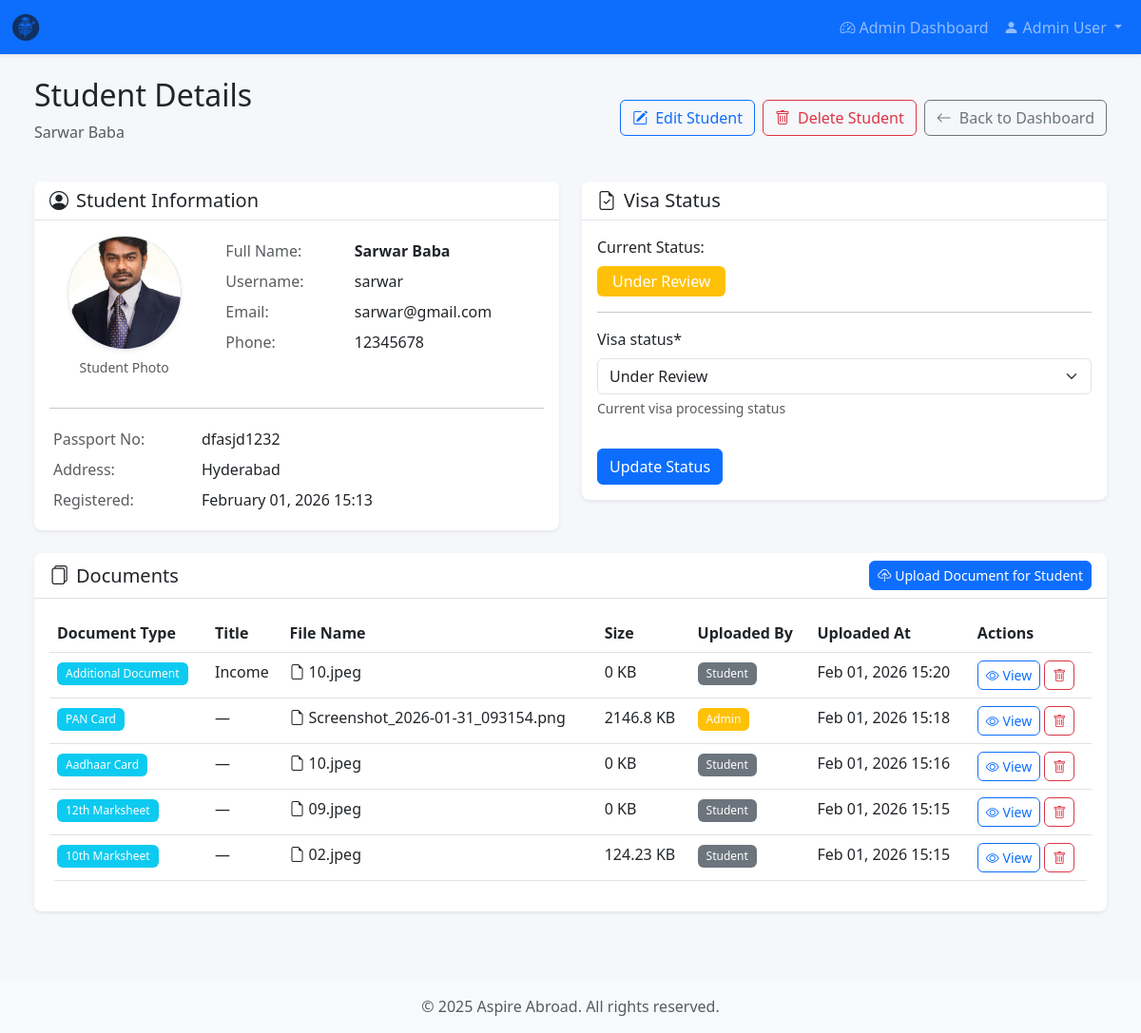
Page /students/admin/student/1/ (signed in) on the earlier database version.
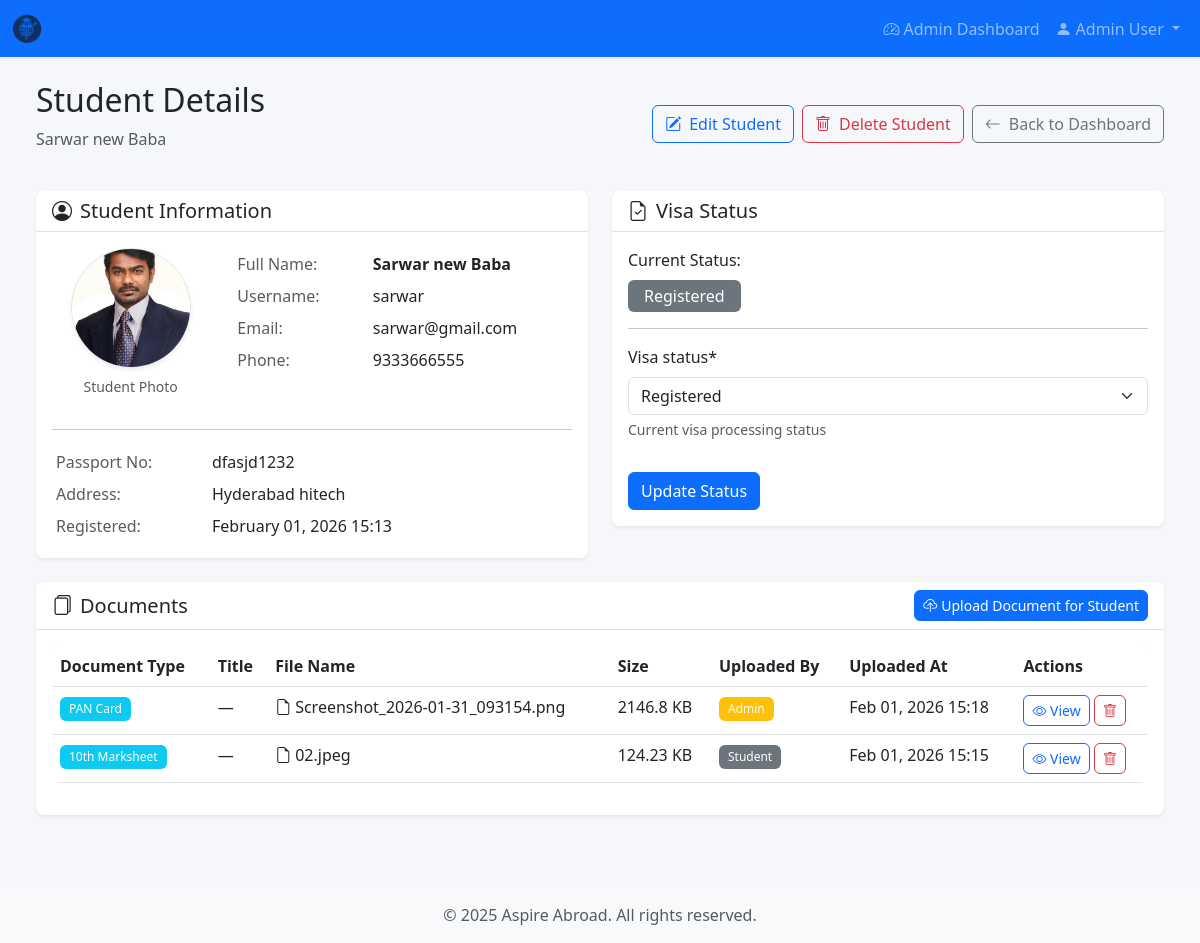
Same page on the later database version.
### accounts/models.py (models this page shows, shortened)
class User(AbstractUser):
    ROLE_CHOICES = [
        ('STUDENT', 'Student'),
        ('ADMIN', 'Admin'),
    ]
    role = models.CharField(
        max_length=10,
        choices=ROLE_CHOICES,
        default='STUDENT',
        help_text='User role: Student or Admin'
    )
    phone_number = models.CharField(
        max_length=15,
        blank=True,
        null=True,
        help_text='Contact phone number'
    )
    created_at = models.DateTimeField(auto_now_add=True)
    updated_at = models.DateTimeField(auto_now=True)
    objects = CustomUserManager()
    class Meta:
        verbose_name = 'User'
        verbose_name_plural = 'Users'
        ordering = ['-created_at']
    def is_admin(self):
        return self.role == 'ADMIN'

### students/models.py (models this page shows, shortened)
class StudentProfile(models.Model):
    STATUS_CHOICES = [
        ('REGISTERED', 'Registered'),
        ('DOCUMENTS_SUBMITTED', 'Documents Submitted'),
        ('UNDER_REVIEW', 'Under Review'),
        ('APPROVED', 'Approved'),
        ('REJECTED', 'Rejected'),
    ]
    user = models.OneToOneField(
        settings.AUTH_USER_MODEL,
        on_delete=models.CASCADE,
        related_name='student_profile'
    )
    photo = models.ImageField(
        upload_to=student_photo_path,
        blank=True,
        null=True,
        help_text='Student passport-size photo'
    )
    passport_number = models.CharField(
        max_length=20,
        unique=True,
        blank=True,
        null=True,
        help_text='Passport number (unique identifier)'
    )
    address = models.TextField(
        blank=True,
        null=True,
        help_text='Complete residential address'
    )
    created_at = models.DateTimeField(auto_now_add=True)
    updated_at = models.DateTimeField(auto_now=True)
    visa_status = models.CharField(
        max_length=20,
        choices=STATUS_CHOICES,
        default='REGISTERED',
        help_text='Current visa processing status'
    )
    class Meta:
        verbose_name = 'Student Profile'
        verbose_name_plural = 'Student Profiles'
        ordering = ['-created_at']
    def get_status_display_class(self):
        status_classes = {
            'REGISTERED': 'secondary',
            'DOCUMENTS_SUBMITTED': 'info',
            'UNDER_REVIEW': 'warning',
            'APPROVED': 'success',
            'REJECTED': 'danger',
        }
        return status_classes.get(self.visa_status, 'secondary')

### documents/models.py (models this page shows, shortened)
class Document(models.Model):
    DOCUMENT_TYPE_CHOICES = [
        ('10TH_MARKSHEET', '10th Marksheet'),
        ('12TH_MARKSHEET', '12th Marksheet'),
        ('AADHAAR', 'Aadhaar Card'),
        ('PAN', 'PAN Card'),
        ('ADDITIONAL', 'Additional Document'),
    ]
    student = models.ForeignKey(
        settings.AUTH_USER_MODEL,
        on_delete=models.CASCADE,
        related_name='documents'
    )
    document_type = models.CharField(
        max_length=20,
        choices=DOCUMENT_TYPE_CHOICES,
        help_text='Type of document'
    )
    file = models.FileField(
        upload_to=document_upload_path,
        help_text='Upload document file'
    )
    title = models.CharField(
        max_length=255,
        blank=True,
        help_text='Optional title for the document'
    )
    uploaded_by = models.ForeignKey(
        settings.AUTH_USER_MODEL,
        on_delete=models.SET_NULL,
        null=True,
        related_name='uploaded_documents',
        help_text='User who uploaded this document'
    )
    uploaded_at = models.DateTimeField(auto_now_add=True)
    updated_at = models.DateTimeField(auto_now=True)
    class Meta:
        verbose_name = 'Document'
        verbose_name_plural = 'Documents'
        ordering = ['-uploaded_at']
        unique_together = [['student', 'document_type', 'title']]
    def filename(self):
        return os.path.basename(self.file.name)
    def file_size(self):
        try:
            size = self.file.size
            return round(size / 1024, 2)  # Convert to KB
        except:
            return 0
    def is_uploaded_by_admin(self):
        return self.uploaded_by and self.uploaded_by.is_admin()

### students/views.py (the view)
# urls.py: path('admin/student/<int:student_id>/', views.student_detail, name='student_detail'),
@login_required
@user_passes_test(is_admin)
def student_detail(request, student_id):
    student = get_object_or_404(StudentProfile, id=student_id)
    documents = Document.objects.filter(student=student.user).order_by('-uploaded_at')
    if request.method == 'POST' and 'update_status' in request.POST:
        status_form = VisaStatusUpdateForm(request.POST, instance=student)
        if status_form.is_valid():
            status_form.save()
            messages.success(request, f'Visa status updated to {student.get_visa_status_display()}')
            return redirect('students:student_detail', student_id=student_id)
    else:
        status_form = VisaStatusUpdateForm(instance=student)
    context = {
        'student': student,
        'documents': documents,
        'status_form': status_form,
    }
    return render(request, 'students/student_detail.html', context)

### templates/students/student_detail.html (shortened to what this page needs)
{% extends 'base.html' %}
{% load crispy_forms_tags %}
{% block content %}
<div class="container-fluid px-4">
    <div class="d-flex justify-content-between align-items-center mb-4">
        <div>
            <h2>Student Details</h2>
            <p class="text-muted">{{ student.user.get_full_name|default:student.user.username }}</p>
        </div>
        <div class="d-flex gap-2">
            <a href="{% url 'students:admin_student_edit' student.id %}" class="btn btn-outline-primary">
                <i class="bi bi-pencil-square me-2"></i>Edit Student
            </a>
            <a href="{% url 'students:admin_student_delete' student.id %}" class="btn btn-outline-danger">
                <i class="bi bi-trash me-2"></i>Delete Student
            </a>
            <a href="{% url 'students:admin_dashboard' %}" class="btn btn-outline-secondary">
                <i class="bi bi-arrow-left me-2"></i>Back to Dashboard
            </a>
        </div>
    </div>
    <div class="row">
        <div class="col-md-6 mb-4">
            <div class="card shadow-sm border-0">
                <div class="card-header bg-white border-bottom">
                    <h5 class="mb-0">
                        <i class="bi bi-person-circle me-2"></i>Student Information
                    </h5>
                </div>
                <div class="card-body">
                    <div class="row">
                        <div class="col-4 text-center mb-3">
                            {% if student.photo %}
                            <img src="{{ student.photo.url }}" alt="Student Photo"
                                 class="rounded-circle border shadow-sm"
                                 style="width: 120px; height: 120px; object-fit: cover;">
                            {% else %}
                            <div class="rounded-circle bg-light d-inline-flex align-items-center justify-content-center border"
                                 style="width: 120px; height: 120px;">
                                <i class="bi bi-person-fill text-secondary" style="font-size: 3.5rem;"></i>
                            </div>
                            {% endif %}
                            <p class="small text-muted mt-2 mb-0">Student Photo</p>
                        </div>
                        <div class="col-8">
                            <table class="table table-borderless table-sm mb-0">
                                <tr>
                                    <td class="text-muted" style="width: 40%;">Full Name:</td>
                                    <td class="fw-semibold">{{ student.user.get_full_name|default:"Not provided" }}</td>
                                </tr>
                                <tr>
                                    <td class="text-muted">Username:</td>
                                    <td>{{ student.user.username }}</td>
                                </tr>
                                <tr>
                                    <td class="text-muted">Email:</td>
                                    <td>{{ student.user.email }}</td>
                                </tr>
                                <tr>
                                    <td class="text-muted">Phone:</td>
                                    <td>{{ student.user.phone_number|default:"Not provided" }}</td>
                                </tr>
                            </table>
                        </div>
                    </div>
                    <hr>
                    <table class="table table-borderless table-sm mb-0">
                        <tr>
                            <td class="text-muted" style="width: 30%;">Passport No:</td>
                            <td>{{ student.passport_number|default:"Not provided" }}</td>
                        </tr>
                        <tr>
                            <td class="text-muted">Address:</td>
                            <td>{{ student.address|default:"Not provided" }}</td>
                        </tr>
                        <tr>
                            <td class="text-muted">Registered:</td>
                            <td>{{ student.created_at|date:"F d, Y H:i" }}</td>
                        </tr>
                    </table>
                </div>
            </div>
        </div>
        <div class="col-md-6 mb-4">
            <div class="card shadow-sm border-0">
                <div class="card-header bg-white border-bottom">
                    <h5 class="mb-0">
                        <i class="bi bi-file-earmark-check me-2"></i>Visa Status
                    </h5>
                </div>
                <div class="card-body">
                    <div class="mb-3">
                        <label class="form-label">Current Status:</label>
                        <div>
                            <span class="badge bg-{{ student.get_status_display_class }} fs-6 px-3 py-2">
                                {{ student.get_visa_status_display }}
                            </span>
                        </div>
                    </div>
                    <hr>
                    <form method="post">
                        {% crispy status_form %}
                    </form>
                </div>
            </div>
        </div>
    </div>
    <div class="row" id="documents">
        <div class="col-12">
            <div class="card shadow-sm border-0">
                <div class="card-header bg-white border-bottom d-flex justify-content-between align-items-center">
                    <h5 class="mb-0">
                        <i class="bi bi-files me-2"></i>Documents
                    </h5>
                    <a href="{% url 'documents:admin_upload' student.id %}" class="btn btn-sm btn-primary">
                        <i class="bi bi-cloud-upload me-1"></i>Upload Document for Student
                    </a>
                </div>
                <div class="card-body">
                    {% if documents %}
                    <div class="table-responsive">
                        <table class="table table-hover">
                            <thead>
                                <tr>
                                    <th>Document Type</th>
                                    <th>Title</th>
                                    <th>File Name</th>
                                    <th>Size</th>
                                    <th>Uploaded By</th>
                                    <th>Uploaded At</th>
                                    <th>Actions</th>
                                </tr>
                            </thead>
                            <tbody>
                                {% for doc in documents %}
                                <tr>
                                    <td>
                                        <span class="badge bg-info">{{ doc.get_document_type_display }}</span>
                                    </td>
                                    <td>{{ doc.title|default:"—" }}</td>
                                    <td>
                                        <i class="bi bi-file-earmark me-1"></i>{{ doc.filename }}
                                    </td>
                                    <td>{{ doc.file_size }} KB</td>
                                    <td>
                                        {% if doc.is_uploaded_by_admin %}
                                            <span class="badge bg-warning">Admin</span>
                                        {% else %}
                                            <span class="badge bg-secondary">Student</span>
                                        {% endif %}
                                    </td>
                                    <td>{{ doc.uploaded_at|date:"M d, Y H:i" }}</td>
                                    <td>
                                        <a href="{% url 'documents:view' doc.id %}" class="btn btn-sm btn-outline-primary" title="View Document">
                                            <i class="bi bi-eye"></i> View
                                        </a>
                                        <a href="{% url 'documents:delete' doc.id %}" class="btn btn-sm btn-outline-danger" title="Delete">
                                            <i class="bi bi-trash"></i>
                                        </a>
                                    </td>
                                </tr>
                                {% endfor %}
                            </tbody>
                        </table>
                    </div>
                    {% endif %}
                </div>
            </div>
        </div>
    </div>
</div>
{% endblock %}

### templates/base.html (shortened to what this page needs)
{% load static %}
<!DOCTYPE html>
<html lang="en">
<head>
    <link href="https://cdn.jsdelivr.net/npm/bootstrap@5.3.0/dist/css/bootstrap.min.css" rel="stylesheet">
    <link rel="stylesheet" href="https://cdn.jsdelivr.net/npm/bootstrap-icons@1.11.0/font/bootstrap-icons.css">
    {% load static %}
    <link rel="stylesheet" href="{% static 'css/custom.css' %}">
</head>
<body>
    {% if user.is_authenticated %}
    <nav class="navbar navbar-expand-lg navbar-dark bg-primary shadow-sm">
        <div class="container-fluid">
            <a class="navbar-brand fw-bold" href="{% if user.is_admin %}{% url 'students:admin_dashboard' %}{% else %}{% url 'students:dashboard' %}{% endif %}">
                <img src="{% static 'images/logonew.png' %}" alt="Aspire Abroad" width="30" height="30" class="d-inline-block align-text-top me-2">
            </a>
            <div class="collapse navbar-collapse" id="navbarNav">
                <ul class="navbar-nav ms-auto">
                    {% if user.is_admin %}
                    <li class="nav-item">
                        <a class="nav-link" href="{% url 'students:admin_dashboard' %}">
                            <i class="bi bi-speedometer2 me-1"></i>Admin Dashboard
                        </a>
                    </li>
                    {% endif %}
                    <li class="nav-item dropdown">
                        <a class="nav-link dropdown-toggle" href="#" id="navbarDropdown" role="button" data-bs-toggle="dropdown">
                            <i class="bi bi-person-fill me-1"></i>{{ user.get_full_name|default:user.username }}
                        </a>
                    </li>
                </ul>
            </div>
        </div>
    </nav>
    {% endif %}
    <main class="{% if user.is_authenticated %}container-fluid py-4{% else %}min-vh-100 d-flex align-items-center{% endif %}">
        {% block content %}{% endblock %}
    </main>
    {% if user.is_authenticated %}
    <footer class="bg-light text-center py-3 mt-5">
        <div class="container">
            <p class="text-muted mb-0">
                &copy; 2025 Aspire Abroad. All rights reserved.
            </p>
        </div>
    </footer>
    {% endif %}
</body>
</html>

Differences in the rows shown:
removed Document: document_type "Additional Document", title "Income", filename "10.jpeg", file_size "0", shows "Student", uploaded_at "Feb 01, 2026 15:20"
removed Document: document_type "Aadhaar Card", title "—", filename "10.jpeg", file_size "0", shows "Student", uploaded_at "Feb 01, 2026 15:16"
removed Document: document_type "12th Marksheet", title "—", filename "09.jpeg", file_size "0", shows "Student", uploaded_at "Feb 01, 2026 15:15"
changed StudentProfile "dfasjd1232": user.get_full_name "Sarwar Baba" → "Sarwar new Baba"; user.phone_number "12345678" → "9333666555"; address "Hyderabad" → "Hyderabad hitech"; visa_status "Under Review" → "Registered"
